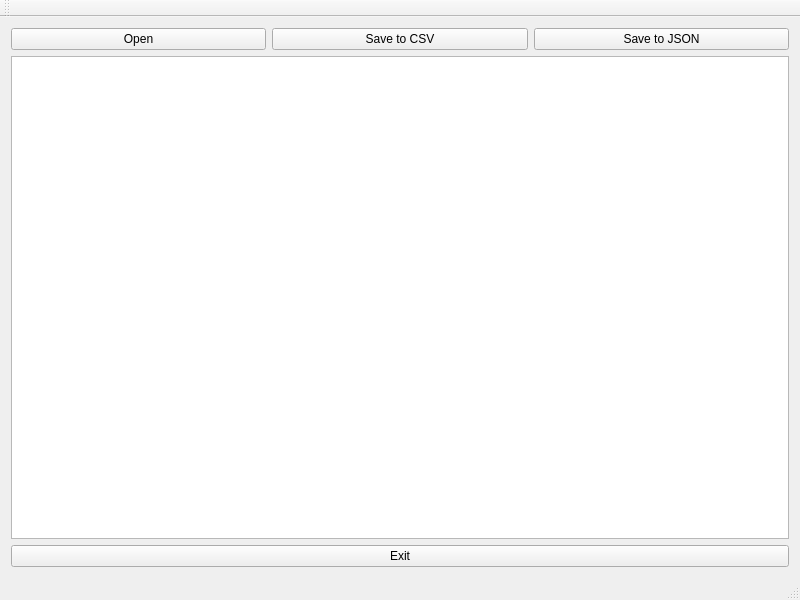
<?xml version="1.0" encoding="UTF-8"?>
<ui version="4.0">
 <class>MainWindow</class>
 <widget class="QMainWindow" name="MainWindow">
  <property name="geometry">
   <rect>
    <x>0</x>
    <y>0</y>
    <width>800</width>
    <height>600</height>
   </rect>
  </property>
  <property name="minimumSize">
   <size>
    <width>395</width>
    <height>0</height>
   </size>
  </property>
  <property name="windowTitle">
   <string>CSViewer</string>
  </property>
  <widget class="QWidget" name="centralWidget">
   <layout class="QVBoxLayout" name="verticalLayout">
    <item>
     <layout class="QHBoxLayout" name="horizontalLayout">
      <item>
       <widget class="QPushButton" name="pushButton_3">
        <property name="text">
         <string>Open</string>
        </property>
       </widget>
      </item>
      <item>
       <widget class="QPushButton" name="pushButton_2">
        <property name="text">
         <string>Save to CSV</string>
        </property>
       </widget>
      </item>
      <item>
       <widget class="QPushButton" name="pushButton_4">
        <property name="text">
         <string>Save to JSON</string>
        </property>
       </widget>
      </item>
     </layout>
    </item>
    <item>
     <widget class="QTableView" name="tableView"/>
    </item>
    <item>
     <widget class="QPushButton" name="pushButton">
      <property name="text">
       <string>Exit</string>
      </property>
     </widget>
    </item>
   </layout>
  </widget>
  <widget class="QToolBar" name="mainToolBar">
   <attribute name="toolBarArea">
    <enum>TopToolBarArea</enum>
   </attribute>
   <attribute name="toolBarBreak">
    <bool>false</bool>
   </attribute>
  </widget>
  <widget class="QStatusBar" name="statusBar"/>
  <action name="actionOpen">
   <property name="text">
    <string>Open</string>
   </property>
  </action>
  <action name="actionSave">
   <property name="text">
    <string>Save</string>
   </property>
  </action>
 </widget>
 <layoutdefault spacing="6" margin="11"/>
 <resources/>
 <connections/>
</ui>
